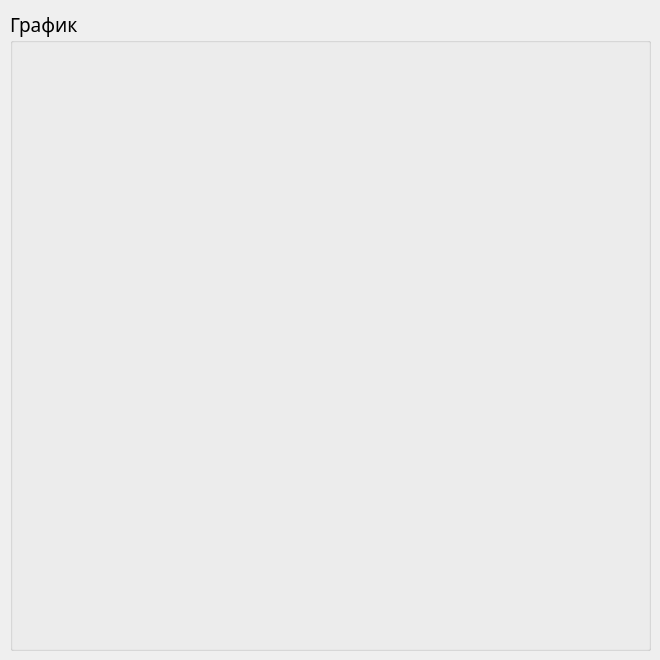
<?xml version="1.0" encoding="UTF-8"?>
<ui version="4.0">
 <class>Dialog</class>
 <widget class="QDialog" name="Dialog">
  <property name="geometry">
   <rect>
    <x>0</x>
    <y>0</y>
    <width>660</width>
    <height>660</height>
   </rect>
  </property>
  <property name="font">
   <font>
    <family>Calibri Light</family>
    <pointsize>14</pointsize>
   </font>
  </property>
  <property name="windowTitle">
   <string>Пример</string>
  </property>
  <property name="windowIcon">
   <iconset>
    <normaloff>icon.png</normaloff>icon.png</iconset>
  </property>
  <widget class="QGroupBox" name="groupBox">
   <property name="geometry">
    <rect>
     <x>10</x>
     <y>10</y>
     <width>641</width>
     <height>641</height>
    </rect>
   </property>
   <property name="title">
    <string>График</string>
   </property>
  </widget>
 </widget>
 <resources/>
 <connections/>
</ui>
